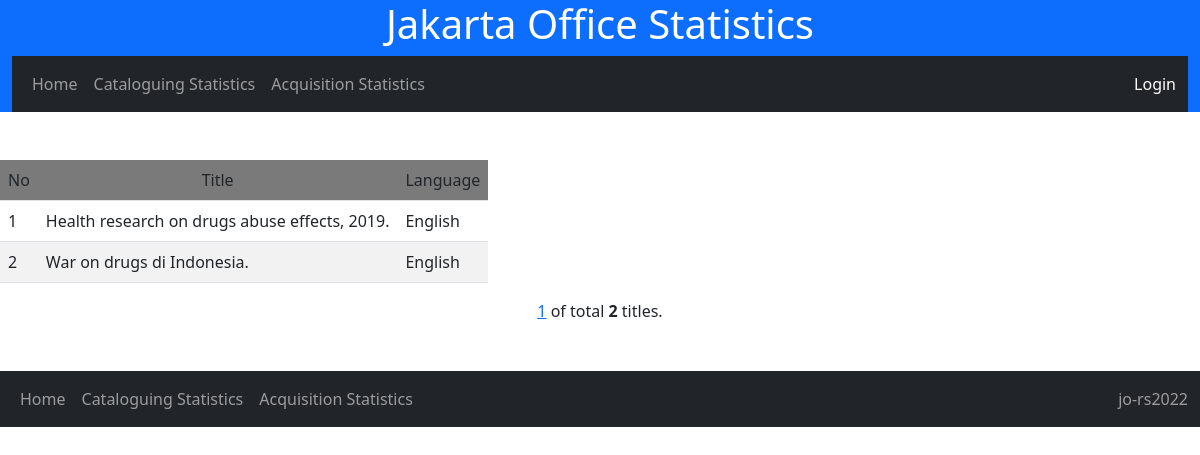
The page /cat_stat/detail_language/English/ on the database as committed earlier.
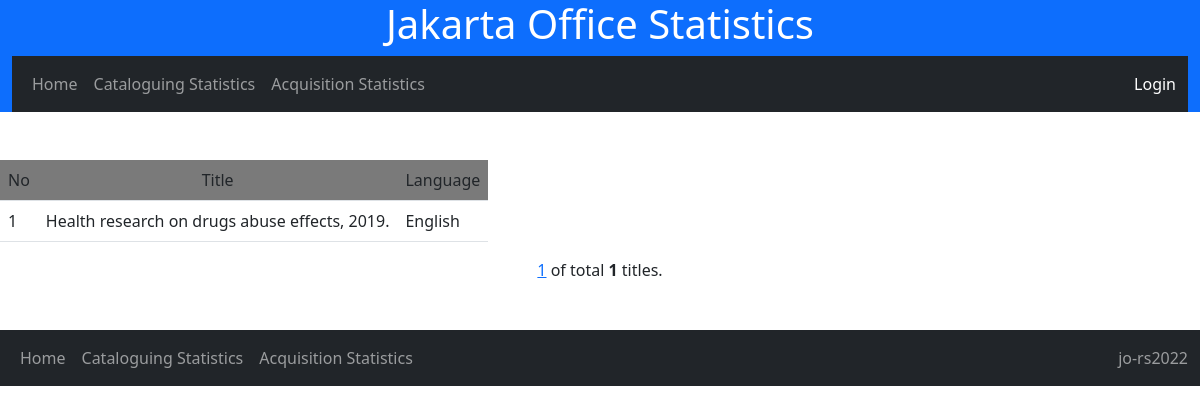
The same page on the database as committed later.
### nlajkt_cat_stat/models.py (models this page shows)
class Catalogues(models.Model):
    entry_date = models.DateField()
    consignment_no = models.IntegerField(default=461)
    title = models.TextField()
    work_type = models.CharField(max_length=20, choices=[
        ('Original','Original'),
        ('Translation','Translation'),
        ('Adaptation','Adaptation')
        ], default='Original')
    publish_year = models.IntegerField()
    volume = models.CharField(max_length=20, choices=[
        ('Single','Single'),
        ('Multi-complete','Multi-complete'),
        ('Multi-incomplete','Multi-incomplete'),
        ], default='Single')
    copycat = models.CharField(max_length=20, choices=[
        ('No','No'),
        ('Yes-partial','Yes-partial'),
        ('Yes-full','Yes-full'),
        ], default='No')
    ISBN = models.CharField(max_length=20, choices=[
        ('No','No'),
        ('Yes-valid','Yes-valid'),
        ('Yes-invalid','Yes-invalid'),
        ], default='No')
    authorship_type = models.CharField(max_length=50, choices=[
        ('Single author','Single author'),
        ('Collaboration','Collaboration'),
        ('Compilation','Compilation'),
        ('Others','Others')
        ], default='Single')
    language = models.CharField(max_length=50, choices=[
        ('Indonesian','Indonesian'),
        ('English','English'),
        ('Indonesian local','Indonesian local'),
        ('Multi language','Multi language'),
        ('Unknown','Unknown')
        ], default='Indonesian')
    bibliography = models.CharField(max_length=20, choices=[
        ('No','No'),
        ('Yes','Yes'),
        ], default='No')
    indexx = models.CharField(max_length=20, choices=[
        ('No','No'),
        ('Yes','Yes'),
        ], default='No')
    publisher_type = models.CharField(max_length=100, choices=[
        ('Commercial','Commercial'),
        ('Government-department','Government-department'),
        ('Government-nondepartment','Government-nondepartment'),
        ('Government-local','Government-local'),
        ('Universities','Universities'),
        ('NGO','NGO'),
        ('Others','Others')
        ], default='Commercial')
    genre = models.CharField(max_length=100, choices=[
        ('General non fiction','General non fiction'),
        ('Fiction-novel','Fiction-novel'),
        ('Fiction-short stories','Fiction-short stories'),
	    ('Fiction-biographic','Fiction-biographic'),
        ('Poetry','Poetry'),
        ('Folktales','Folktales'),
        ('Biography-single','Biography-single'),
        ('Biography-collective','Biography-collective'),
        ('Biography-auto','Biography-auto'),
        ('Dictionary','Dictionary')
        ], default='General non fiction')
    format = models.CharField(max_length=100, choices=[
        ('Book-printed','Book-printed'),
        ('Book-electronic','Book-electronic'),
        ('Non book video','Non book video'),
        ('Non book audio','Non book audio'),
        ('Map-single','Map-single'),
        ('Map-atlas','Map-atlas'),
        ('Ephemera','Ephemera')
        ], default='Book')
    size = models.CharField(max_length=10, choices=[
        ('YY','YY'),
        ('YYq', 'YYq'),
        ('YYp','YYp')
        ],default='YY')
    subject = models.CharField(max_length=50, choices=[
       ('000-Generalities','100-Generalities'),
       ('000-Library science','100-Library science'),
       ('000-Journalism and media','100-Journalism and media'),
       ('100-Philosophy and ethics','100-Philosophy and ethics'),
       ('200-Religions-general','200-Religions-general'),
       ('200-Religion-Islam','200-Religion-Islam'),
       ('200-Religion-Christianity','200-Religion-Christianity'),
       ('300-Social-anthropology and sociology','300-Social-anthropology and sociology'),
       ('300-Social-problems and services','300-Social-problems and services'),
       ('300-Social-politics','300-Social-politics'),
       ('300-Social-economics','300-Social-economics'),
       ('300-Social-macroeconomics','300-Social-macroeconomics'),
       ('300-Social-culture','300-Social-culture'),
       ('300-Social-military','300-Social-military'),
       ('300-Social-education','300-Social-education'),
       ('300-Social-law','300-Social-law'),
       ('300-Social-human rights','300-Social-human rights'),
       ('400-Language-linguistics','400-Language-linguistics'),
       ('400-Language-sociolinguistics','400-Language-sociolinguistics'),
       ('500-Science-general','500-Science-general'),
       ('600-Technology-general','600-Technology-general'),
       ('600-Agriculture and agribusiness','600-Agriculture and agribusiness'),
       ('700-Arts-general','700-Arts-general'),
       ('700-Arts-visual','700-Arts-visual'),
       ('700-Arts-performance','700-Arts-performance'),
       ('700-Arts-music','700-Arts-music'),
       ('800-Literature-general','800-Literature-general'),
       ('800-Literature-fiction and poetry','800-Literature-fiction and poetry'),
       ('900-History-world','900-History-world'),
       ('900-History-Indonesia','900-History-Indonesia'),
       ('900-Geography and travel','900-Geography and travel'),
        ('900-Biography','900-Biography')
        ], null=True)

### nlajkt_cat_stat/views.py (the view)
# urls.py: path('cat_stat/detail_language/<str:language>/', views.detail_language, name='detail_language'),
def detail_language(request, language):
    detail_language = Catalogues.objects.all().filter(language=language)
    page = request.GET.get('page', 1)
    paginator = Paginator(detail_language, 10)
    try:
        paging = paginator.page(page)
    except PageNotAnInteger:
        paging = paginator.page(1)
    except EmptyPage:
        paging = paginator.page(paginator.num_pages)
    template = loader.get_template('detail_language.html')
    context = {'paging' : paging,}
    return HttpResponse(template.render(context, request))

### nlajkt_cat_stat/templates/detail_language.html
{% extends 'base.html'%}
{% block block1 %}
<br><br>
<table style="width: auto;" class="table table-striped">
    <tr bgcolor = 'grey'>
      <b><td>No</td>
        <td align="center">Title</td>
        <td align="center">Language</td></b>
    </tr>
    {% for x in paging %}
    <tr>
        <td>{{ forloop.counter0|add:paging.start_index }}</td>
        <td>{{ x.title }}</td>
        <td>{{ x.language }}</td>
    </tr>
    {% endfor %}
</table>
<center>{% include 'pagination_jakartaoffice.html' %}</center>
<br><br>
{% endblock %}

Rows that differ between the two databases and show on the page:
no longer on this page (row edited): Catalogues: title "War on drugs di Indonesia.", language "English"
Other text that changed with them:
{{ paging.paginator.count }}: "2" → "1"
